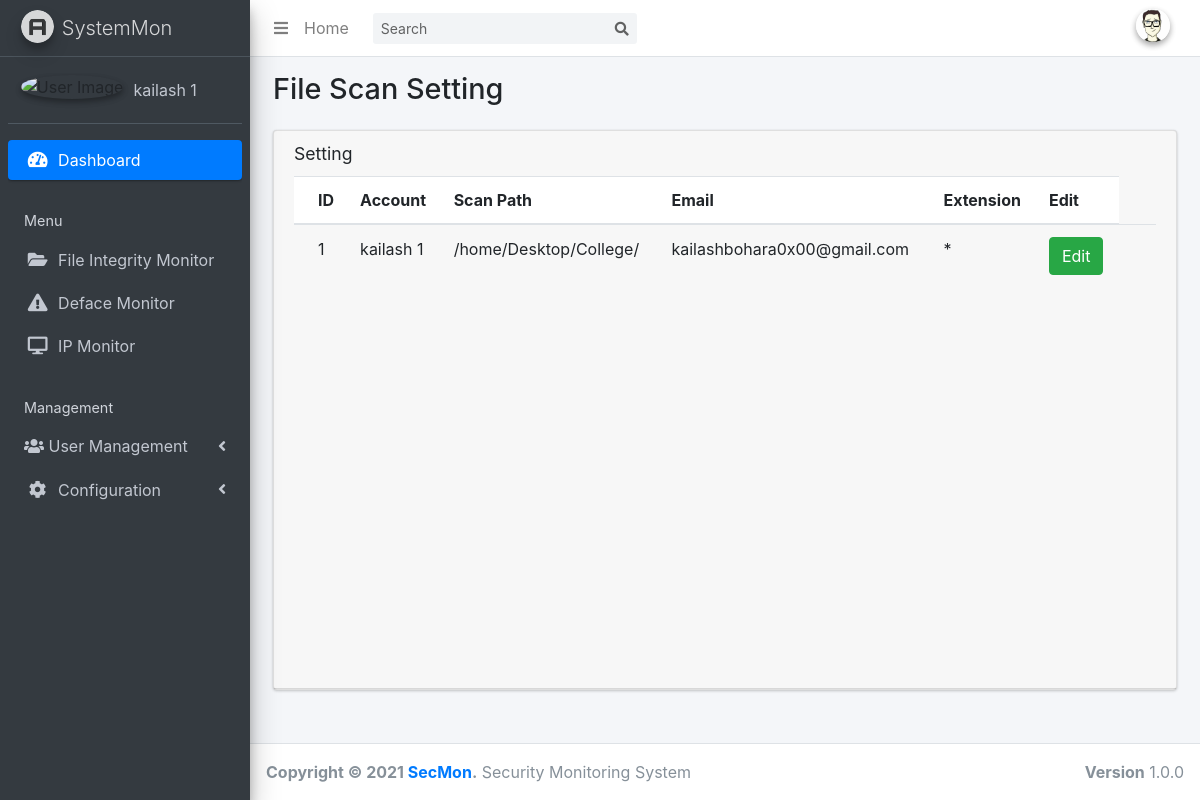
Before: /scan_setting.php with the older database file.
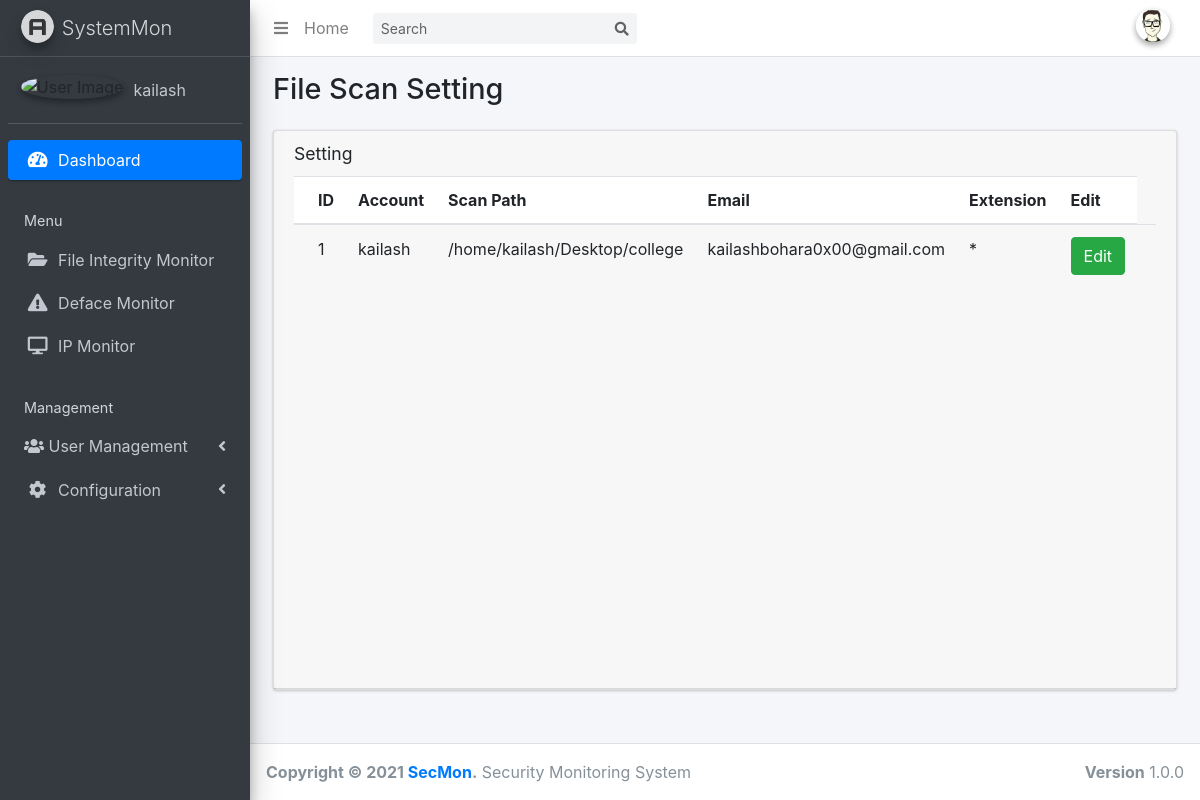
After: the same page with the newer database file.
### tables this page shows
CREATE TABLE `filescan_config` (
  `id` int(255) NOT NULL,
  `account` varchar(200) NOT NULL,
  `scan_path` varchar(200) NOT NULL,
  `email` varchar(200) NOT NULL,
  `file_extensions` varchar(200) NOT NULL
);

### scan_setting.php (the view, shortened to what the changed rows need)
<!DOCTYPE html>
<html>
<head>
  <link rel="stylesheet" href="plugins/fontawesome-free/css/all.min.css">
  <link rel="stylesheet" href="https://code.ionicframework.com/ionicons/2.0.1/css/ionicons.min.css">
  <link rel="stylesheet" href="dist/css/adminlte.min.css">
  <link rel="stylesheet" href="https://stackpath.bootstrapcdn.com/bootstrap/4.3.1/css/bootstrap.min.css">
</head>
<body class="hold-transition sidebar-mini">
<div class="wrapper">
<?php include 'themepart/sidebar.php';
?>
  <div class="content-wrapper">
    <section class="content-header">
      <div class="container-fluid">
        <div class="row mb-2">
          <div class="col-sm-6">
            <h1>File Scan Setting </h1>
          </div>
        </div>
      </div>
    </section>
    <section class="content">
      <div class="container-fluid">
        <div class="row">
          <div class="col-12">
            <div class="card">
              <div class="card-header">
              <div class="card-body table-responsive p-0" style="height: 500px;">
                  <?php
                  $connection= mysqli_connect("localhost","root","","hash_analyzer");
                  $query= "SELECT * FROM filescan_config";
                  $query_run= mysqli_query($connection,$query);
                  ?>
                <table class="table table-head-fixed text-nowrap">
                  <thead>
                    <tr>
                      <th>ID</th>
                      <th>Account</th>
                      <th>Scan Path</th>
                      <th>Email</th>
                      <th>Extension</th>
                      <th>Edit</th>
                    </tr>
                  </thead>
                  <tbody>
                   <?php
                    if(mysqli_num_rows($query_run)> 0)
                    {
                      while($row = mysqli_fetch_assoc($query_run))
                      {
                       ?>
                    <tr>
                       <td> <?php echo $row['id'];?> </td>
                       <td> <?php echo $row['account'];?> </td>
                       <td> <?php echo $row['scan_path'];?> </td>
                       <td> <?php echo $row['email'];?> </td>
                       <td> <?php echo $row['file_extensions'];?> </td>
                       <td>
                           <button type="button" class="btn btn-success editbtn" data-toggle="modal" data-target="#editScanModal">Edit</button>
                       </td>
                       <td>
                    </tr>
                    <?php
                      }
                    }
                    else {
                      echo "No record found!";
                    }
                    ?>
                  </tbody>
                </table>
              </div>
            </div>
          </div>
        </div>
      </div>
    </section>
  </div>
</div>
</body>
</html>

### themepart/sidebar.php (shortened to what the changed rows need)
<html>
<head>
</head>
<aside class="main-sidebar sidebar-dark-primary elevation-4">
    <div class="sidebar">
      <div class="user-panel mt-3 pb-3 mb-3 d-flex">
        <?php
        $connection = mysqli_connect("localhost","root","","hash_analyzer");
        $query= "SELECT * FROM filescan_config";
        $query_run= mysqli_query($connection,$query);
        $row = mysqli_fetch_assoc($query_run);
        ?>
        <div class="info">
          <a href="#" class="d-block"><?php echo $row['account']; ?></a>
        </div>
      </div>
    </div>
  </aside>

Changed rows visible on the page:
changed filescan_config "kailashbohara0x00@gmail.com": account "kailash 1" → "kailash"; scan_path "/home/Desktop/College/" → "/home/kailash/Desktop/college"
